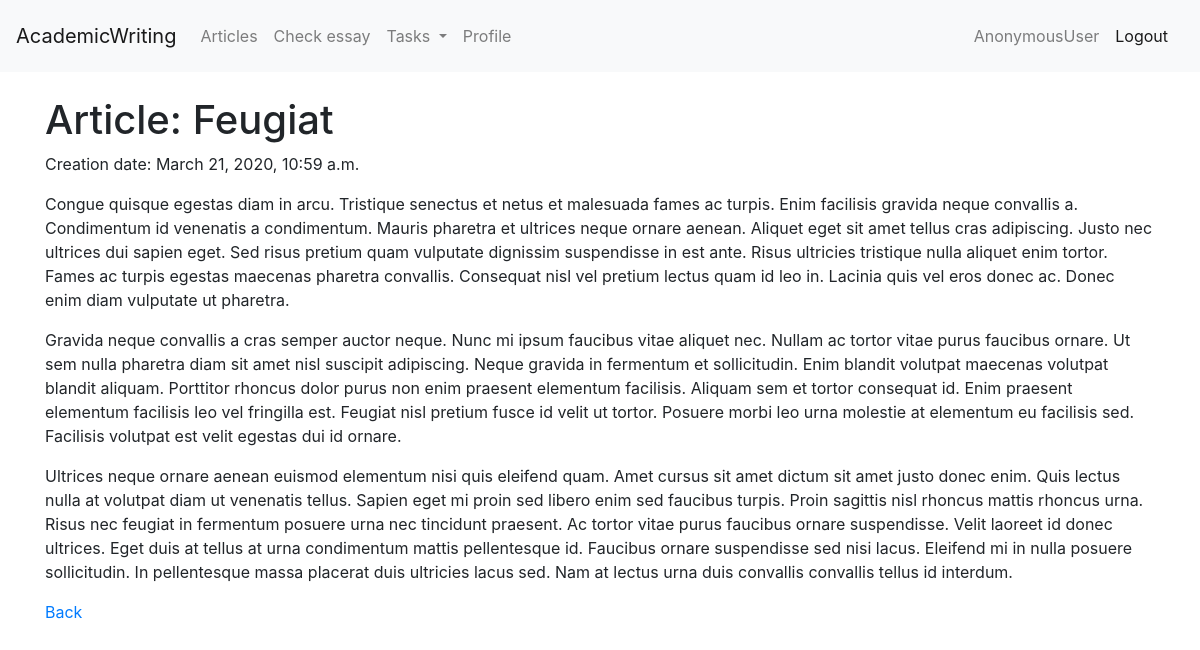
The app's page /articles/details/1 with its own data.
### AcademicWriting/models.py (models this page shows, shortened)
class Articles(models.Model):
    author = models.ForeignKey(User, on_delete=models.CASCADE, verbose_name='Author', blank=True, null=True)
    creation_date = models.DateTimeField(auto_now=True)
    name = models.CharField(max_length=200, verbose_name='Name')
    text = models.TextField(verbose_name='Text')
    class Meta:
        verbose_name = 'Article'
        verbose_name_plural = 'Articles'

### AcademicWriting/views.py (the view)
# urls.py: path('articles/details/<int:pk>', views.ArticleDetailView.as_view(), name='article_details'),
class ArticleDetailView(DetailView):
    model = Articles
    template_name = 'article_details.html'
    context_object_name = 'article'

### AcademicWriting/templates/article_details.html
{% extends 'base.html' %}
{% block content %}
    <div class="container mt-4">
        <h1 class="mt-4">Article: {{ article.name }}</h1>
        <p>Creation date: {{ article.creation_date }}</p>
        <p>{{ article.text|linebreaks }}</p>
        <p><a href="/articles">Back</a> </p>
    </div>
{%  endblock %}

### records on screen
Articles: name "Feugiat", creation_date "March 21, 2020, 10:59 a.m.", text "Congue quisque egestas diam in arcu. Tristique senectus et netus et malesuada fames ac turpis. Enim facilisis gravida neque convallis a. Condimentum id venenatis a condimentum. Mauris pharetra et ultrices neque ornare aenean. Aliquet eget sit amet tellus cras adipiscing. Justo nec ultrices dui sapien eget. Sed risus pretium quam vulputate dignissim suspendisse in est ante. Risus ultricies tristique nulla aliquet enim tortor. Fames ac turpis egestas maecenas pharetra convallis. Consequat nisl vel pretium lectus quam id leo in. Lacinia quis vel eros donec ac. Donec enim diam vulputate ut pharetra. Gravida neque convallis a cras semper auctor neque. Nunc mi ipsum faucibus vitae aliquet nec.…"

### other values on screen
{{ request.user }} "AnonymousUser"
